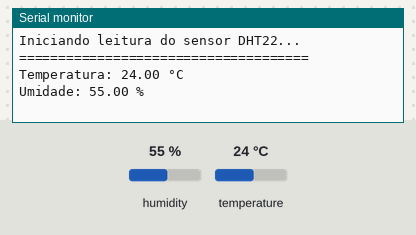
This sketch was run on a simulated Arduino Uno, built with avr-gcc and run on an emulated ATmega328P. On the bench: the last lines printed to the serial monitor. The inputs (shaded band) are chosen by the test bench; at power-on: humidity 55 %, temperature 24 °C.

Above: at 3.2 s.
3.3 s: humidity set to 22 %
At 4.5 s:
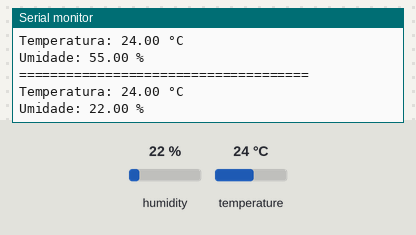
6.0 s: temperature set to 12 °C
At 7.5 s:
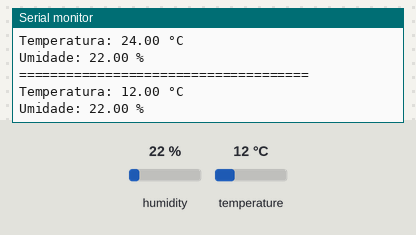
8.7 s: humidity set to 40 %
At 11.0 s:
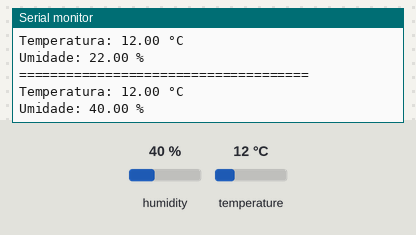
Timing chart, 0 to 12.5 s (numbered marks = the images above; inputs shaded):
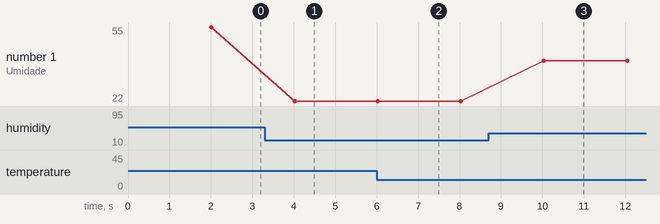

Measured:
- after the input at 3.3 s, the serial monitor: prints a new line after 0.72 s (image 1)
- after the input at 6.0 s, the serial monitor: prints a new line at once (image 2)
- after the input at 8.7 s, the serial monitor: prints a new line after 1.3 s (image 3)
- plotted number 1: 55 → 22 after the input at 3.3 s, 22 → 40 after the input at 8.7 s

The sketch:

DHT22.ino
```cpp
#include "DHT.h"   // Biblioteca do sensor DHT

// --- CONFIGURAÇÕES DE HARDWARE DHT22 ---
#define DHTPIN 19        // GPIO onde o DATA do DHT22 está conectado
#define DHTTYPE DHT22    // Tipo do sensor agora é DHT22

// Cria a instância do sensor
DHT dht(DHTPIN, DHTTYPE);

// =======================================================
// SETUP
// =======================================================
void setup() {
  Serial.begin(115200);
  Serial.println("Iniciando leitura do sensor DHT22...");

  dht.begin();
  delay(2000);  // Tempo para estabilização do sensor
}

// =======================================================
// LOOP
// =======================================================
void loop() {

  float humidity = dht.readHumidity();        // Lê umidade
  float temperature = dht.readTemperature();  // Lê temperatura (Celsius)

  // Verifica falha de leitura
  if (isnan(humidity) || isnan(temperature)) {
    Serial.println("Falha na leitura do DHT22! Verifique fios, alimentação e resistor.");
    return;  // Evita imprimir valores inválidos
  }

  Serial.println("=====================================");
  Serial.print("Temperatura: ");
  Serial.print(temperature);
  Serial.println(" °C");

  Serial.print("Umidade: ");
  Serial.print(humidity);
  Serial.println(" %");

  delay(2000); // O DHT22 aceita ~2s, mas é mais rápido que o DHT11
}
```
